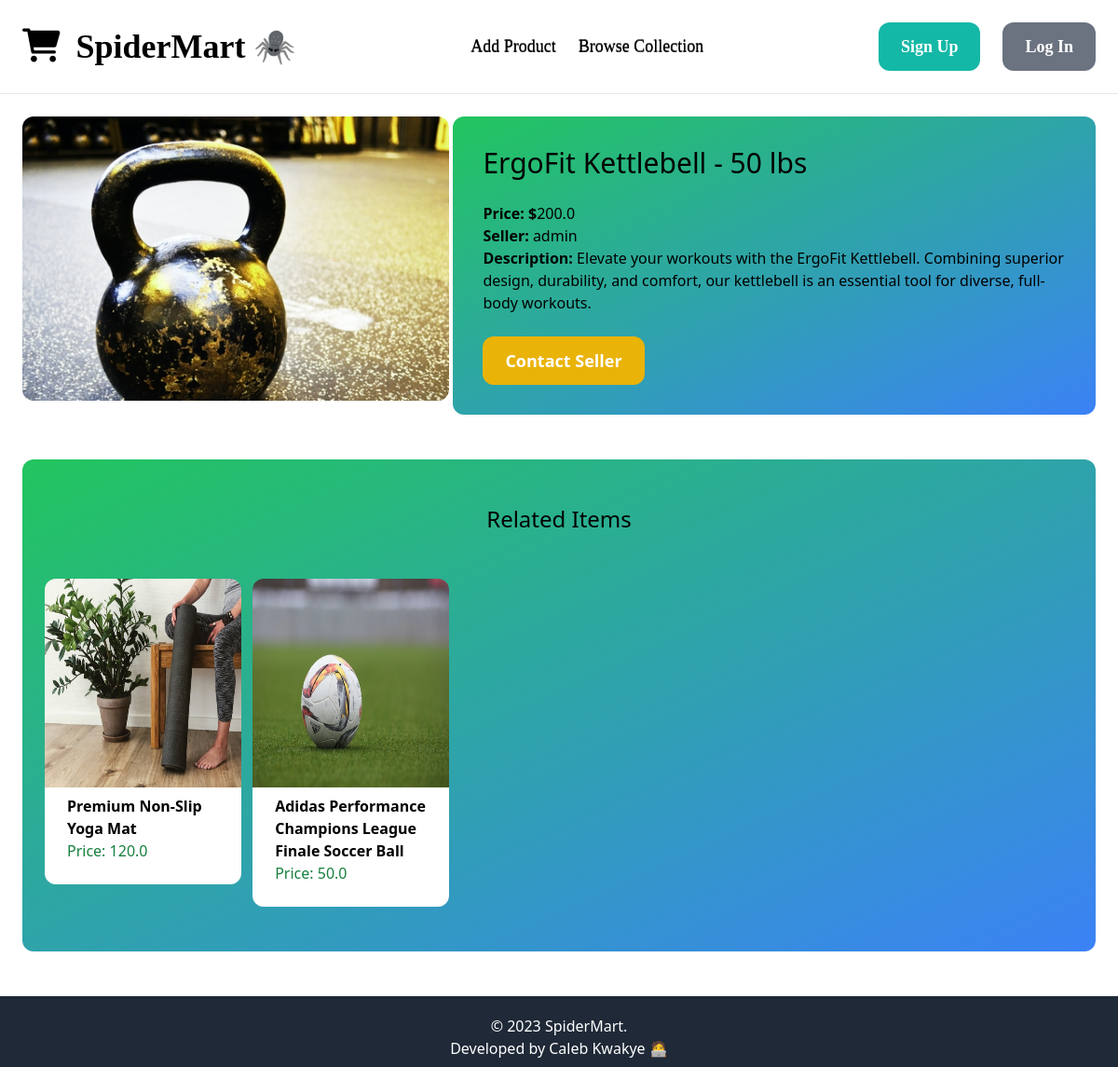
Screenshot of /items/42/ with the database file from the repository.
### item/models.py (models this page shows, shortened)
class Item(models.Model):
    category = models.ForeignKey(Category, related_name='items', on_delete=models.CASCADE)
    name = models.CharField(max_length=255)
    description = models.TextField(blank=True, null=True)
    price = models.FloatField()
    image = ResizedImageField(size=[500, 467], quality=100, upload_to='item_images')
    is_sold = models.BooleanField(default=False)
    created_by = models.ForeignKey(User, related_name='items', on_delete= models.CASCADE)
    created_at = models.DateTimeField(auto_now_add=True)

### item/views.py (the view)
# urls.py: path('<int:pk>/', views.detail, name='detail' ),
def detail(request, pk):
    item = get_object_or_404(Item, pk=pk)
    related_items = Item.objects.filter(category= item.category, is_sold=False).exclude(pk=pk)[0:3]
    return render(request, 'item/detail.html', {
        'item': item,
        'related_items': related_items,
    })

### item/templates/item/detail.html (shortened to what this page needs)
{% extends 'core/base.html' %}
{% block content %}
<div class="grid grid-cols-5 gap-1">
    <div class="col-span-2">
        <img src="{{ item.image.url }}"class="rounded-xl">
    </div>
    <div class="col-span-3 p-8 rounded-xl bg-gradient-to-br from-green-500 to-blue-500 p-6 rounded-xl mb-6">
        <h1 class="mb-6 text-3xl">{{ item.name }}</h1>
        <p class="text-white-500"><strong>Price: $</strong>{{item.price}}</p>
        <p class="text-white-500"><strong>Seller: </strong>{{item.created_by}}</p>
        {% if item.description %}
            <p class="text-white-500">
                <strong class="text-white-500">Description: </strong>
                {{item.description}}
            </p>
        {% endif %}
        {% if request.user == item.created_by %}
            <div class="mt-6 p-6 bg-white rounded-xl">
                <p>Owned by you!</p>
                <a href="{% url 'item:edit' item.id %}" class="inline-block mt-6 px-6 py-3 text-lg font-semibold bg-teal-500 text-white hover:bg-teal-700 rounded-xl">Edit</a>
                <a href="{% url 'item:delete' item.id  %}" class="inline-block mt-6 px-6 py-3 text-lg font-semibold bg-red-500 text-white hover:bg-red-700 rounded-xl">Delete</a>
            </div>
        {% else %}
        <a href="{% url 'conversation:new' item.id %}" class="inline-block mt-6 px-6 py-3 text-lg font-semibold bg-yellow-500 text-white rounded-xl hover:bg-teal-700">Contact Seller</a>
        {% endif %}
    </div>
</div>
<div class="mt-6 px-6 py-12 bg-gray-200 rounded-xl bg-gradient-to-br from-green-500 to-blue-500 p-6 mb-6">
    <h2 class="mb-12 text-2xl text-center">Related Items</h2>
    <div class="grid grid-cols-5 gap-3">
        {% for item in related_items %}
            <div>
                <a href="{% url 'item:detail' item.id %}">
                    <div style="width: 100%; height: 200px;">
                        <img src="{{ item.image.url }}" class=" pb-4 rounded-t-xl" style="object-fit: fit; width: 100%; height: 120%;">
                    </div>
                    <div class="p-6 bg-white rounded-b-xl pt-8">
                        <h2 class="text-l font-semibold">{{ item.name }}</h2>
                        <p class="text-green-700">Price: {{item.price}}</p>
                    </div>
                </a>
            </div>
        {% endfor%}
    </div>
</div>
{% endblock %}

### rows the page displays
Item: image (picture), name "ErgoFit Kettlebell - 50 lbs", price "200.0", created_by "admin", description "Elevate your workouts with the ErgoFit Kettlebell. Combining superior design, durability, and comfort, our kettlebell is an essential tool for diverse, full-body workouts."
Item: image (picture), name "Premium Non-Slip Yoga Mat", price "120.0"
Item: image (picture), name "Adidas Performance Champions League Finale Soccer Ball", price "50.0"
